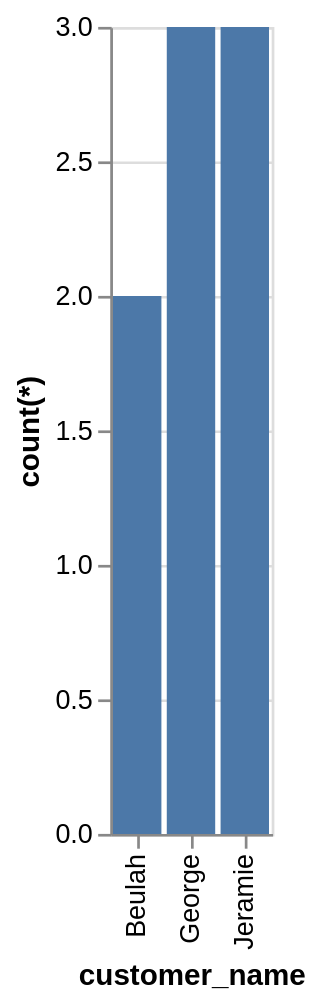

Write a Vega-Lite specification for this figure.
### Vega-Lite specification from a JSON file in a GitHub repository (floating-point values rounded to 4 significant figures)
{"data": {"values": [{"x_data": "George", "y_data": 3}, {"x_data": "Beulah", "y_data": 2}, {"x_data": "Jeramie", "y_data": 3}]}, "mark": "bar", "encoding": {"x": {"field": "x_data", "type": "nominal", "title": "customer_name", "sort": "ascending"}, "y": {"field": "y_data", "type": "quantitative", "title": "count(*)"}}}
